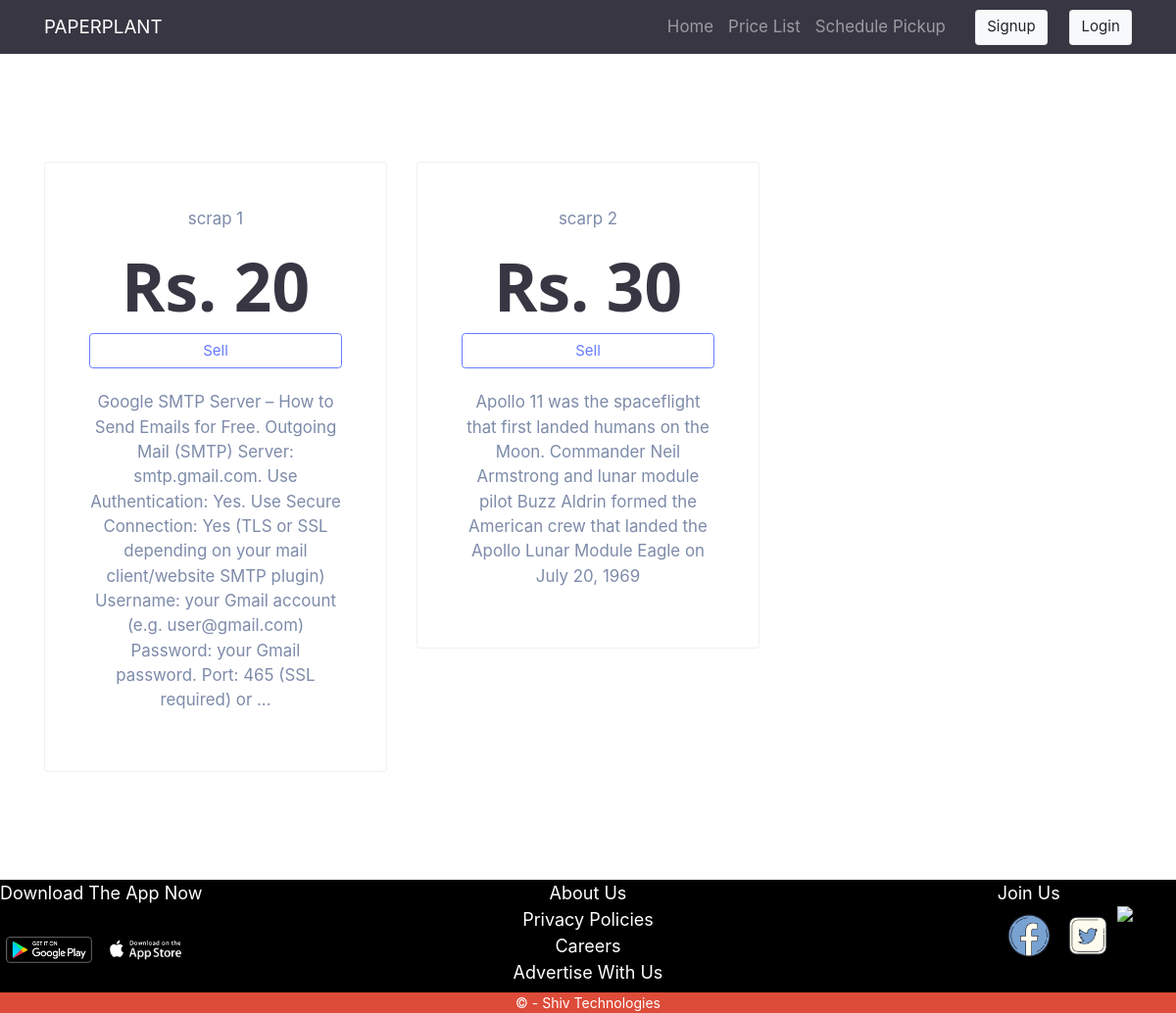
The app's page /plants.php with its own data.
### tables this page shows
CREATE TABLE `plans` (
  `id` int(11) NOT NULL,
  `name` varchar(30) NOT NULL,
  `cost` int(30) NOT NULL,
  `description` text NOT NULL,
  `status` int(1) NOT NULL DEFAULT 0
);

### plants.php (the view, shortened to what this page needs)
<!DOCTYPE html>
<html>
    <link href="vendor/bootstrap/css/bootstrap.min.css" rel="stylesheet">
    <link href="vendor/fontawesome-free/css/all.min.css" rel="stylesheet" type="text/css">
    <link href="vendor/simple-line-icons/css/simple-line-icons.css" rel="stylesheet">
    <link href="css/style.min.css" rel="stylesheet">
    <link href="css/custom.css" rel="stylesheet">
	<link rel="stylesheet" href="css/mycss.css">
<?php
require("head.php");
?>
    <div class="space-md" id="pricing">
        <div class="container">
            <div class="row">
<?php
 $i=1;
function printResultSet(&$rowset, $i)
{
    foreach ($rowset as $row)
    {
         $count=1;
        echo "<div class=\"col-md-4\">
                    <div class=\"card pricing-v3 p-md-5 p-sm-3 text-center\">
                        <div class=\"v3-row\">";
       foreach ($row as $col)
       {
            if($count==1)
            {
                echo "<p class=\"mb-3\">".$col."</p>";
                $count++;
                continue;
            }
            if($count==2)
            {
                echo "<h3 class=\"display-3 font-weight-bold\">Rs. ".$col."</h3></div>";
                $count++;
                continue;
            }
            if($count==3)
            {
                if(!isset($_SESSION['email']))
                {
                echo "<a class=\"btn btn-outline-primary\" href=\"login/index.php\">Sell</a>";
                }
                $count++;
                continue;
            }
            if($count==4)
            {
                echo "<div class=\"mt-4\"><p class=\"\">".$col."</p></div></div></div>";
                continue;
            }
       }
    }
}
try
{
    require("connection.php");
    $sql="SELECT name,cost,id,description from plans where status=1";
    $stmt = $pdo->query($sql);
    do
    {
        $rowset = $stmt->fetchAll(PDO::FETCH_NUM);
        if ($rowset)
        {
        printResultSet($rowset, $i);
        }
        $i++;
    }
    while ($stmt->nextRowset());
}
catch(Exception $e)
{
    echo $e;
}
?>
            </div>
        </div>
    </div>
    <footer id="footer">
        <div class="pp-row pp-black">
            <div class="pp-third" style="font-size:1.5vw">
                Download The App Now
				<br>
                <a href="#"><img src="Images/gplay.png" width="25%"></a>
                <a href="#"><img src="Images/astore.png" width="22%"></a>
            </div>
            <div class="pp-third pp-center" style="font-size:1.5vw">
                <a href="#" style="color:#FFFFFF">About Us</a>
                <br>
                <a href="#" style="color:#FFFFFF">Privacy Policies</a>
                <br>
                <a href="#" style="color:#FFFFFF">Careers</a>
                <br>
                <a href="#" style="color:#FFFFFF">Advertise With Us</a>
            </div>
            <div class="pp-third" style="font-size:1.5vw">
                &nbsp &nbsp&nbsp&nbsp&nbsp&nbsp&nbsp &nbsp&nbsp&nbsp&nbsp&nbsp&nbsp &nbsp&nbsp&nbsp&nbsp&nbsp&nbsp
				&nbsp&nbsp&nbsp&nbsp&nbsp&nbsp &nbsp&nbsp&nbsp&nbsp&nbsp&nbsp&nbsp&nbsp&nbsp&nbsp&nbsp&nbsp&nbspJoin Us <br>
                <a href="#" ><img src="Images/google.png" width="15%" style="float:right"></a>
				<a href="#"><img src="Images/twitter.png" width="15%" style="float:right"></a>
                <a href="#"><img src="Images/facebook.png" width="15%" style="float:right"></a>
            </div>
        </div>
    </footer>
    <div style=" background-color:#dd4b39; color:white ;font-size:14px;">
        <div style="text-align:center;">© - Shiv Technologies</div>
        </div>
</body>
</html>

### css/mycss.css (style rules this page uses)
html { box-sizing:border-box }
*,*:before,*:after { box-sizing:inherit }
html { -ms-text-size-adjust:100%;-webkit-text-size-adjust:100% }
article,aside,details,figcaption,figure,footer,header,main,menu,nav,section { display:block }
a { background-color:transparent }
img { border-style:none }
html,body { font-family:Verdana,sans-serif;font-size:15px;line-height:1.5 }
html { overflow-x:hidden }
h3 { font-size:24px }
h1,h2,h3,h4,h5,h6 { font-family:"Segoe UI",Arial,sans-serif;font-weight:400;margin:10px 0 }
img { vertical-align:middle }
a { color:inherit }
.pp-container:after,.pp-container:before,.pp-panel:after,.pp-panel:before,.pp-row:after,.pp-row:before,.pp-row-padding:after,.pp-row-padding:before, .pp-cell-row:before,.pp-cell-row:after,.pp-clear:after,.pp-clear:before,.pp-bar:before,.pp-bar:after { content:"";display:table;clear:both }
.pp-col,.pp-half,.pp-third,.pp-twothird,.pp-threequarter,.pp-quarter { float:left;width:100% }
@media (min-width:601px) { .pp-col.m4,.pp-third { width:33.33333% } }
.pp-center { text-align:center!important }
.pp-black,.pp-hover-black:hover { color:#fff!important;background-color:#000!important }

### records on screen
plans: name "scrap 1", cost "20", description "Google SMTP Server – How to Send Emails for Free. Outgoing Mail (SMTP) Server: smtp.gmail.com. Use Authentication: Yes. Use Secure Connection: Yes (TLS or SSL depending on your mail client/website SMTP plugin) Username: your Gmail account (e.g. user@gmail.com) Password: your Gmail password. Port: 465 (SSL required) or ..."
plans: name "scarp 2", cost "30", description "Apollo 11 was the spaceflight that first landed humans on the Moon. Commander Neil Armstrong and lunar module pilot Buzz Aldrin formed the American crew that landed the Apollo Lunar Module Eagle on July 20, 1969"
